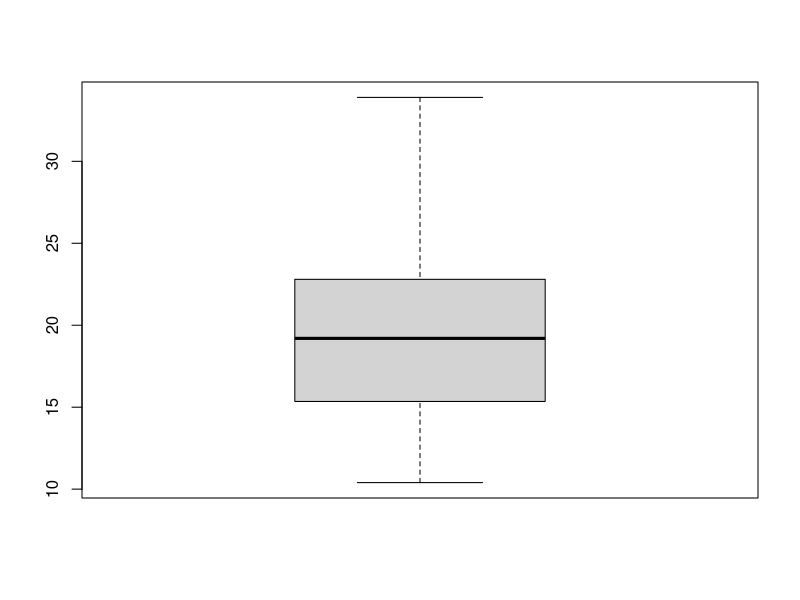
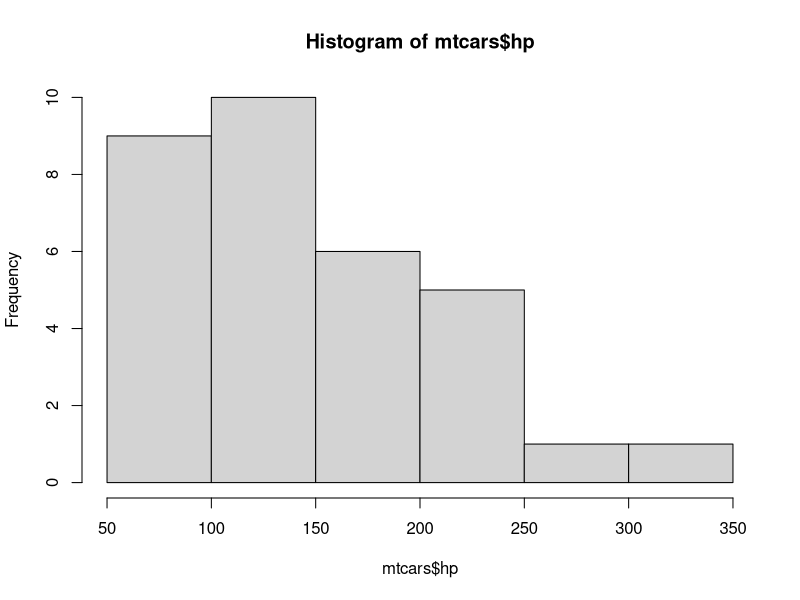

Reproduce these figures in R, in order.
## ---- chunk 1
data("mtcars")
## ---- chunk 2
View(mtcars)
## ---- chunk 3
head(mtcars)
## ---- chunk 4
mean(mtcars$mpg)
## ---- chunk 5
median(mtcars$mpg)
## ---- chunk 6
min(mtcars$mpg)
## ---- chunk 7
max(mtcars$mpg)
## ---- chunk 8
var(mtcars$mpg)
## ---- chunk 9
sd(mtcars$mpg)
## ---- chunk 10
summary(mtcars$mpg)
## ---- chunk 11
summary(mtcars)
## ---- chunk 12
str(mtcars)
## ---- chunk 13
library(dplyr)
## ---- chunk 14
glimpse(mtcars)
## ---- chunk 15
summ = summary(mtcars$mpg)
summ
## ---- chunk 16
class(summ)
## ---- chunk 17
names(summ)
## ---- chunk 18
summ["Min."]
## ---- chunk 19
sumry = summary(mtcars)
sumry
## ---- chunk 20
class(sumry)
## ---- chunk 21
names(sumry)
## ---- chunk 22
sumry[1,2]
## ---- chunk 23
library(psych)
## ---- chunk 24
describe(mtcars)
## ---- chunk 25
s = describe(mtcars)
s
## ---- chunk 26
class(s)
## ---- chunk 27
s["gear","max"]
## ---- chunk 28
s[c("gear","mpg","wt"),c("max","sd","skew")]
## ---- chunk 29
boxplot(mtcars$mpg)
## ---- chunk 30
hist(mtcars$hp,breaks=10)
## ---- chunk 31
library(vcd)
## ---- chunk 32
data(Arthritis)
## ---- chunk 33
View(Arthritis)
## ---- chunk 34
freq = table(Arthritis$Improved)
freq
## ---- chunk 35
prop.table(freq)
## ---- chunk 36
round(prop.table(freq),2)
## ---- chunk 37
prop.table(freq)*100
## ---- chunk 38
table(Arthritis$Improved,Arthritis$Sex)
## ---- chunk 39
xtabs(~Improved + Sex, data = Arthritis)
## ---- chunk 40
cross_tab = xtabs(~Treatment + Improved, data = Arthritis)
cross_tab
## ---- chunk 41
prop.table(cross_tab)
## ---- chunk 42
prop.table(cross_tab,1)
## ---- chunk 43
prop.table(cross_tab,2)
## ---- chunk 44
margin.table(cross_tab)
## ---- chunk 45
margin.table(cross_tab,1)
## ---- chunk 46
margin.table(cross_tab,2)
## ---- chunk 47
addmargins(cross_tab)
## ---- chunk 48
addmargins(cross_tab, 1)
## ---- chunk 49
addmargins(cross_tab, 2)
## ---- chunk 50
cro_tab= xtabs(~Treatment+Sex+Improved,data=Arthritis)
cro_tab
## ---- chunk 51
ftable(cro_tab)
## ---- chunk 52
margin.table(cro_tab,1)
## ---- chunk 53
margin.table(cro_tab,c(1,3))
## ---- chunk 54
ftable(prop.table(cro_tab,c(1,3)))
## ---- chunk 55
ftable(addmargins(prop.table(cro_tab,c(1,2)),3))
